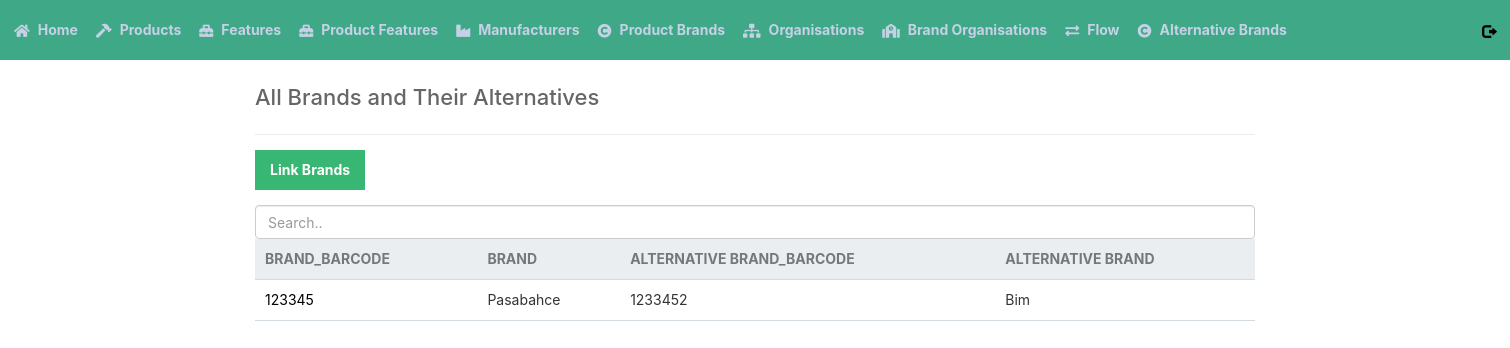
/read_alternativebrands.php, run on an earlier commit of the app's database.
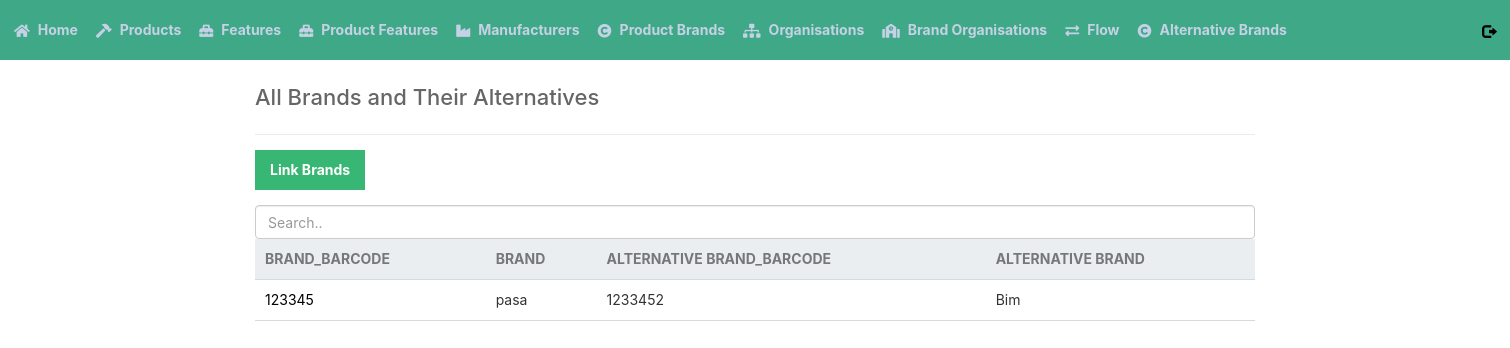
And on a later commit of the database.
### tables this page shows
CREATE TABLE `alternative_brands` (
  `BRAND_BARCODE` char(13) NOT NULL,
  `M_SYSCODE` int(11) NOT NULL,
  `ALTERNATIVE_BRAND_BARCODE` char(13) NOT NULL,
  `ALTERNATIVE_M_SYSCODE` int(11) NOT NULL
);

CREATE TABLE `product_brands` (
  `BRAND_BARCODE` char(13) NOT NULL,
  `BRAND_NAME` varchar(100) NOT NULL,
  `MANUFACTURER_ID` int(11) NOT NULL,
  `M_SYSCODE` int(11) NOT NULL
);

### read_alternativebrands.php (the view, shortened to what this page needs)
<?php
include 'functions.php';
$pdo = pdo_connect_mysql();
$stmt = $pdo->prepare('SELECT * FROM ALTERNATIVE_BRANDS');
$stmt->execute();
$alternativebrands = $stmt->fetchAll(PDO::FETCH_ASSOC);
?>
<?= template_header('Read') ?>
<div class="content read">
	<h2>All Brands and Their Alternatives</h2>
	<a href="create_alternativebrand.php" class="add-product">Link Brands</a>
	<input class="form-control" id="myInput" type="text" placeholder="Search..">
	<table>
        <thead>
            <tr>
                <td>BRAND_BARCODE</td>
                <td>BRAND</td>
                <td>ALTERNATIVE BRAND_BARCODE</td>
                <td>ALTERNATIVE BRAND</td>
            </tr>
        </thead>
        <tbody id="myTable">
            <?php foreach ($alternativebrands as $element): ?>
            <tr>
                <?php  $stmt = $pdo->prepare('SELECT BRAND_NAME FROM PRODUCT_BRANDS WHERE BRAND_BARCODE=?');       ?>
                <?php  $stmt->execute([$element['BRAND_BARCODE']]);      ?>
                <?php  $brandName = $stmt->fetch();                  ?>
                <?php  $stmt = $pdo->prepare('SELECT BRAND_NAME FROM PRODUCT_BRANDS WHERE BRAND_BARCODE=?');   ?>
                <?php  $stmt->execute([$element['ALTERNATIVE_BRAND_BARCODE']]);                                   ?>
                <?php  $alternativebrandName=$stmt->fetch();           ?>
                <td><?= $element['BRAND_BARCODE'] ?></td>
                <td><?= $brandName['BRAND_NAME'] ?></td>
                <td><?= $element['ALTERNATIVE_BRAND_BARCODE'] ?></td>
                <td><?= $alternativebrandName['BRAND_NAME'] ?></td>
            </tr>
            <?php endforeach; ?>
        </tbody>
    </table>
</div>
<?= template_footer()
?>

What changed in the data, as far as the page shows it:
changed through a linked row, alternative_brands "Bim": product_brands.BRAND_NAME "Pasabahce" → "pasa"
